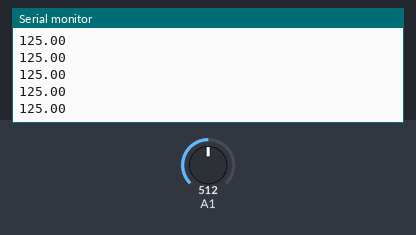
Recording of a sketch running on a simulated Arduino Uno, built with avr-gcc and run on an emulated ATmega328P. Shown: the last lines printed to the serial monitor. Inputs (shaded band) come from the test bench; at power-on: A1 = 512.

Above: at 3.2 s.
3.3 s: A1 set to 716
At 4.1 s:
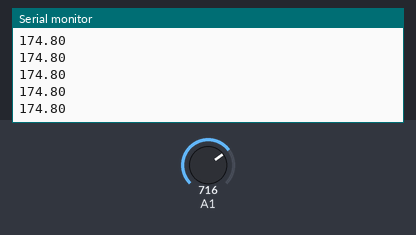
4.8 s: A1 set to 900
At 5.3 s:
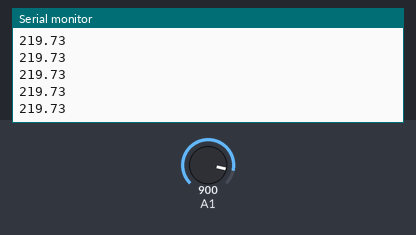
Timing chart, 0 to 7.8 s (numbered marks = the images above; inputs shaded):
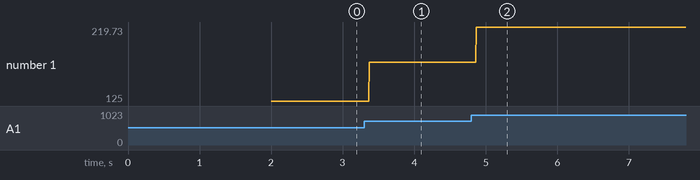

The sketch:

Mak_Grant_hw1_Question4.ino
```cpp
void setup(){
 Serial.begin(9600);
 delay(2000); // wait until the board fully wakes up.
}

void loop(){
 float adcValue = analogRead(A1); //simulating analogRead()
 float temperatureC = adcValue/1024*5*50; //(50C/V)
 Serial.println(temperatureC);
}
```

Measured:
- after the input at 3.3 s, the serial monitor: prints a new line after 0.07 s (image 1)
- after the input at 4.8 s, the serial monitor: prints a new line after 0.07 s (image 2)
- plotted number 1: 125 → 174.8 after the input at 3.3 s, 174.8 → 219.73 after the input at 4.8 s
